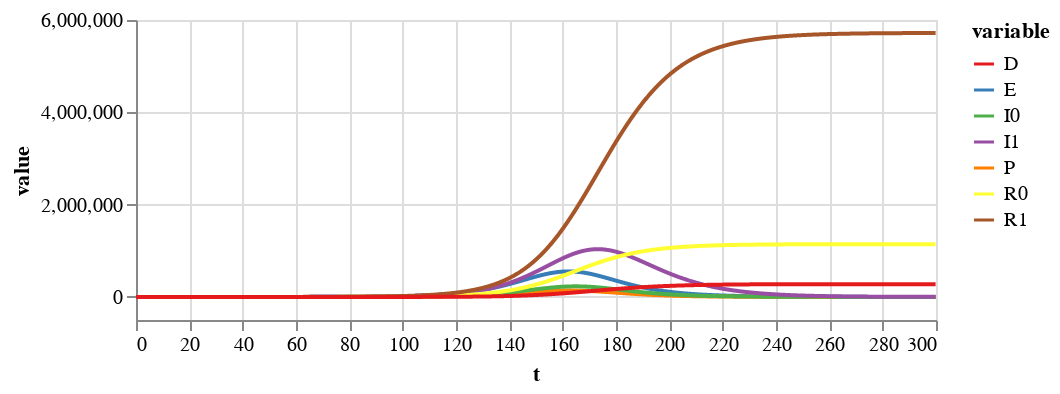

This figure's notebook cell:
### Code cell
alt.Chart(plot_values, height=150).mark_line().encode(
    x='t',
    y='value',
    color=alt.Color('variable', scale=alt.Scale(scheme="set1")),
    tooltip=['t','variable','value']
).properties(
).interactive()

### Figure 1 — Vega-Lite specification as saved in the notebook (floating-point values rounded to 4 significant figures; data arrays with more than 128 entries replaced by an {"elided": "..."} marker saying what was removed)
{"$schema": "https://vega.github.io/schema/vega-lite/v3.4.0.json", "config": {"mark": {"tooltip": null}, "view": {"height": 300, "width": 400}}, "data": {"name": "data-9ece508c620fcb4146e9bfea241b62a8"}, "datasets": {"data-9ece508c620fcb4146e9bfea241b62a8": {"elided": "13993 records"}}, "encoding": {"color": {"field": "variable", "scale": {"scheme": "set1"}, "type": "nominal"}, "tooltip": [{"field": "t", "type": "quantitative"}, {"field": "variable", "type": "nominal"}, {"field": "value", "type": "quantitative"}], "x": {"field": "t", "type": "quantitative"}, "y": {"field": "value", "type": "quantitative"}}, "height": 150, "mark": "line", "selection": {"selector026": {"bind": "scales", "encodings": ["x", "y"], "type": "interval"}}}
